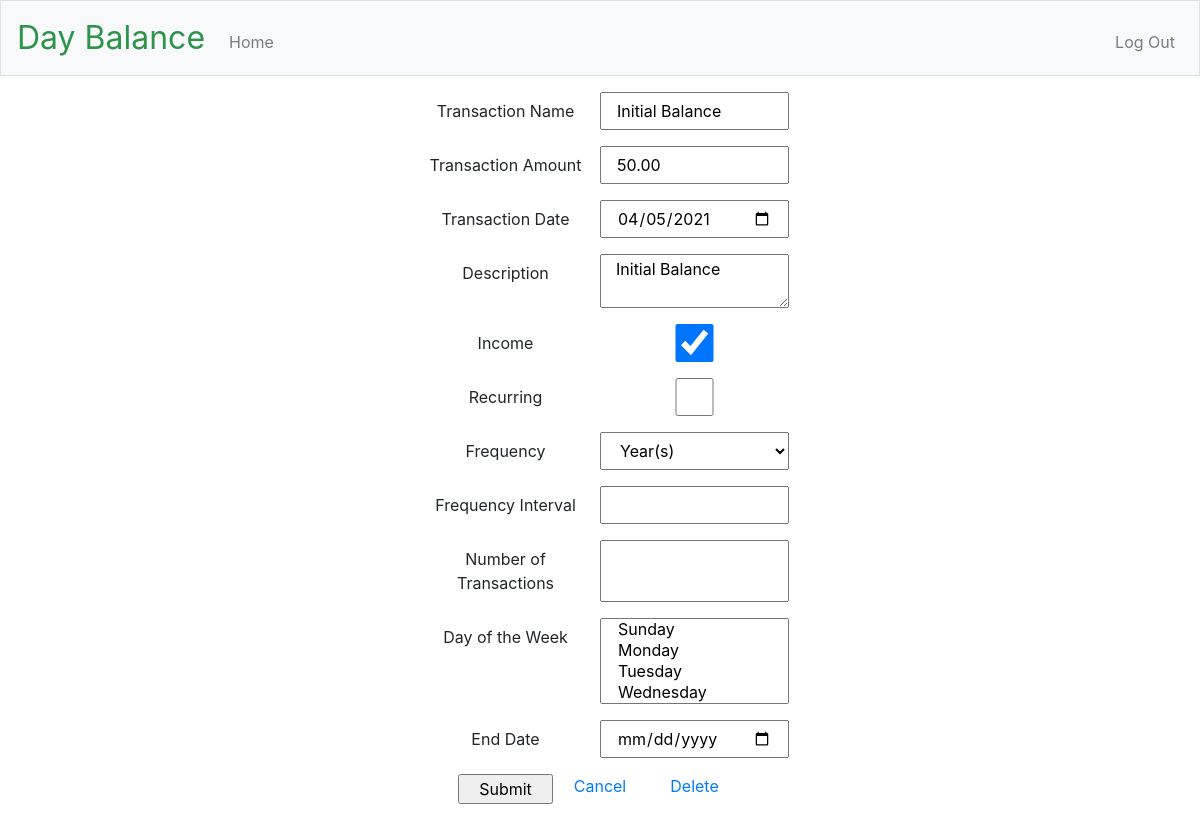
Page /edit/1 (signed in) on the earlier database version.
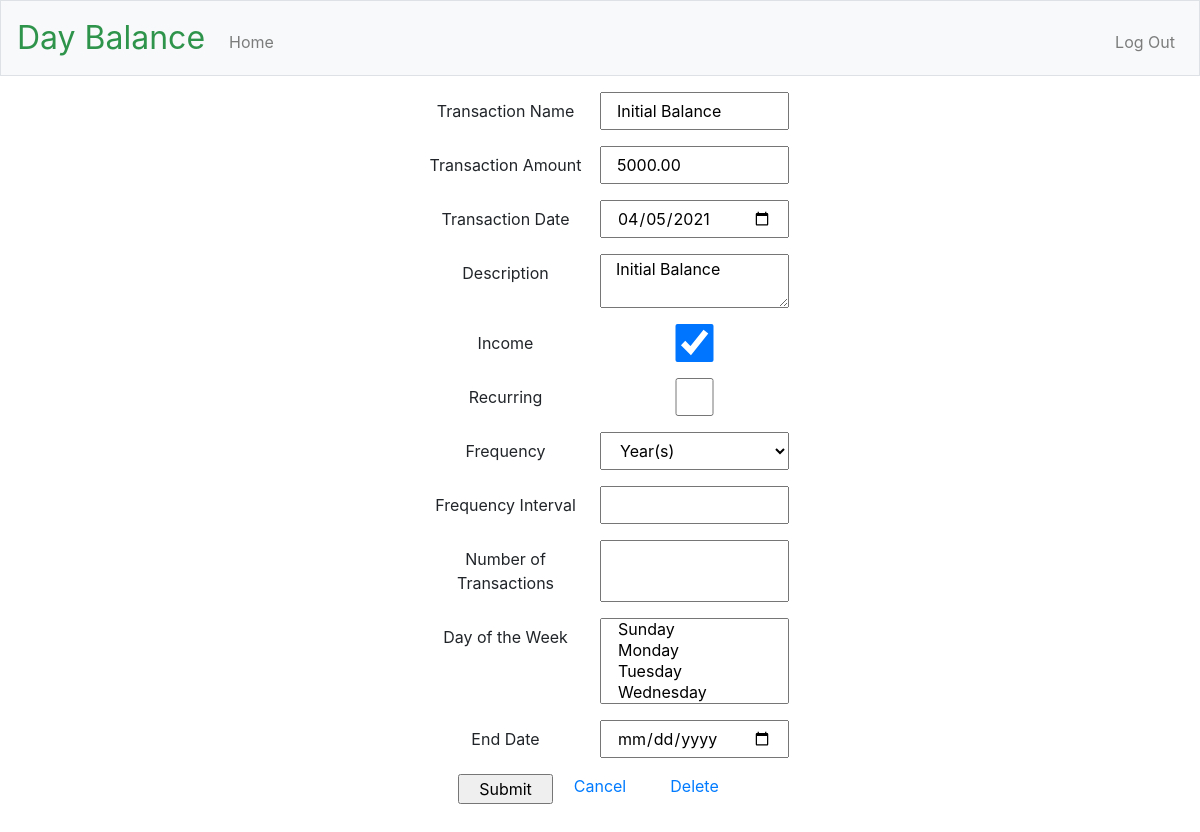
Same page on the later database version.
### app/models.py (models this page shows, shortened)
class Transaction(db.Model):
    id = db.Column(db.Integer, primary_key=True)
    title = db.Column(db.String(40), nullable=False)
    date = db.Column(db.Date, nullable=False)
    amount = db.Column(db.Integer, nullable=False)
    description = db.Column(db.String(200))
    income = db.Column(db.Boolean)
    is_recurring = db.Column(db.Boolean)
    freq = db.Column(db.String(8))  # DAILY, WEEKLY, MONTHLY, YEARLY
    interval = db.Column(db.Integer)
    day = {}
    day['mon'] = db.Column(db.Boolean)
    day['tue'] = db.Column(db.Boolean)
    day['wed'] = db.Column(db.Boolean)
    day['thu'] = db.Column(db.Boolean)
    day['fri'] = db.Column(db.Boolean)
    day['sat'] = db.Column(db.Boolean)
    day['sun'] = db.Column(db.Boolean)
    count = db.Column(db.Integer)  # number of occurrences (Cannot be used with until)
    until = db.Column(db.Date)                  # recurrence end date (Cannot be used with count)
    transaction_exceptions = db.relationship('TransactionException', backref='transaction', lazy='dynamic')
    user_id = db.Column(db.Integer, db.ForeignKey('user.id'), nullable=False)
    def return_amount(self):
        return (self.amount / 100)

### app/main/routes.py (the view)
@bp.route("/edit", methods=["GET", "POST"])
@bp.route("/edit/<int:transaction_id>", methods=["GET", "POST"])
@login_required
def edit_transaction(transaction_id):
    form = TransactionForm(request.form)
    edited_transaction = Transaction.query.filter_by(id=transaction_id).one()
    if request.method == 'POST' and form.validate():
        edited_transaction.title = form.title.data
        edited_transaction.date = form.date.data
        edited_transaction.description = form.description.data
        edited_transaction.income = form.income.data
        edited_transaction.is_recurring = form.is_recurring.data
        edited_transaction.freq = form.freq.data
        edited_transaction.interval = form.interval.data
        edited_transaction.count = form.count.data
        edited_transaction.until = form.until.data
        edited_transaction.set_amount(form.amount.data)
        if form.is_recurring.data:
            edited_transaction.set_byweekday(form.byweekday.data)
        db.session.commit()
        flash("Your changes have been saved.")
        return redirect(url_for("main.index"))
    elif request.method == 'GET':
        form.title.data = edited_transaction.title
        form.date.data = edited_transaction.date
        form.description.data= edited_transaction.description
        form.income.data = edited_transaction.income
        form.is_recurring.data = edited_transaction.is_recurring
        form.freq.data = edited_transaction.freq
        form.interval.data = edited_transaction.interval
        form.count.data = edited_transaction.count
        form.until.data = edited_transaction.until
        form.amount.data = edited_transaction.return_amount()
        if edited_transaction.is_recurring:
            form.byweekday.data = edited_transaction.return_byweekday()
    return render_template(
        "edit_transaction.html",
        title = "Edit Transaction",
        form = form,
        transaction_id = edited_transaction.id,
    )

### app/main/forms.py (shortened to what this page needs)
class TransactionForm(Form):
    title = StringField('Transaction Name', validators=[InputRequired()])
    date = DateField('Transaction Date', validators=[InputRequired()])
    amount = DecimalField('Transaction Amount', validators=[InputRequired()], places=2)
    description = TextAreaField('Description', validators=[Length(min=0, max=140)])
    income = BooleanField('Income')
    is_recurring = BooleanField('Recurring')
    freq = SelectField('Frequency', choices=[('YEARLY', 'Year(s)'), ('MONTHLY', 'Month(s)'), ('WEEKLY', 'Week(s)'), ('DAILY', 'Day(s)')], validators=[Optional()])
    interval = IntegerField('Frequency Interval', validators=[NumberRange(min=1, max=100), Optional()])
    byweekday = SelectMultipleField('Day of the Week', choices=[('sun', 'Sunday'), ('mon', 'Monday'), ('tue', 'Tuesday'), ('wed', 'Wednesday'), ('thu', 'Thursday'), ('fri', 'Friday'), ('sat', 'Saturday')], validators=[Optional()])
    count = IntegerField('Number of Transactions', validators=[NumberRange(min=1, max=100), Optional()])
    until = DateField('End Date', validators=[Optional()])
    submit = SubmitField('Submit')

### app/models.py (called while the page is built)
@login.user_loader
def load_user(id):
    return User.query.get(int(id))

### app/templates/edit_transaction.html (shortened to what this page needs)
{% extends "layout.html" %}
{% block main %}
    <form action="/edit/{{ transaction_id }}" method="POST">
        <div class="form-group row justify-content-center">
            {{ form.title.label(class="col-sm-2 col-form-label") }}
            {{ form.title(class="col-sm-2") }}
        </div>
        <div class="form-group row justify-content-center">
            {{ form.amount.label(class="col-sm-2 col-form-label") }}
            {{ form.amount(class="col-sm-2") }}
        </div>
        <div class="form-group row justify-content-center">
            {{ form.date.label(class="col-sm-2 col-form-label") }}
            {{ form.date(class="col-sm-2") }}
        </div>
        <div class="form-group row justify-content-center">
            {{ form.description.label(class="col-sm-2 col-form-label") }}
            {{ form.description(class="col-sm-2") }}
        </div>
        <div class="form-group row justify-content-center">
            {{ form.income.label(class="col-sm-2 col-form-label") }}
            {{ form.income(class="col-sm-2") }}
        </div>
        <div class="form-group row justify-content-center">
            {{ form.is_recurring.label(class="col-sm-2 col-form-label") }}
            {{ form.is_recurring(class="col-sm-2") }}
        </div>
        <div class="form-group row justify-content-center">
            {{ form.freq.label(class="col-sm-2 col-form-label") }}
            {{ form.freq(class="col-sm-2") }}
        </div>
        <div class="form-group row justify-content-center">
            {{ form.interval.label(class="col-sm-2 col-form-label") }}
            {{ form.interval(class="col-sm-2") }}
        </div>
        <div class="form-group row justify-content-center">
            {{ form.count.label(class="col-sm-2 col-form-label") }}
            {{ form.count(class="col-sm-2") }}
        </div>
        <div class="form-group row justify-content-center">
            {{ form.byweekday.label(class="col-sm-2 col-form-label") }}
            {{ form.byweekday(class="col-sm-2") }}
        </div>
        <div class="form-group row justify-content-center">
            {{ form.until.label(class="col-sm-2 col-form-label") }}
            {{ form.until(class="col-sm-2") }}
        </div>
        <div class="form-group row justify-content-center">
            {{ form.submit(class="col-1") }}
            <div class="col-1">
                <a href="{{ url_for('main.index') }}">Cancel</a>
            </div>
            <div class="col-1">
                <a href="{{ url_for('main.delete_transaction',transaction_id = transaction_id) }}">Delete</a>
            </div>
        </div>
    </form>
{% endblock %}

### app/templates/layout.html (shortened to what this page needs)
<!DOCTYPE html>
<html lang="en">
    <head>
        <link href="https://maxcdn.bootstrapcdn.com/bootstrap/4.1.3/css/bootstrap.min.css" rel="stylesheet">
        <link href="/static/styles.css" rel="stylesheet">
    </head>
    <body>
        <nav class="navbar navbar-expand-md navbar-light bg-light border">
            <a class="navbar-brand" href="/"><span class="green">Day Balance</span></a>
            <div class="collapse navbar-collapse" id="navbar">
                {% if current_user.is_anonymous %}
                <ul class="navbar-nav ml-auto mt-2">
                    <li class="nav-item"><a class="nav-link" href="{{ url_for('auth.register') }}">Register</a></li>
                    <li class="nav-item"><a class="nav-link" href="{{ url_for('auth.login') }}">Log In</a></li>
                </ul>
                {% else %}
                <ul class="navbar-nav mr-auto mt-2">
                    <li class="nav-item"><a class="nav-link" href="{{ url_for('main.index') }}">Home</a></li>
                </ul>
                <ul class="navbar-nav ml-auto mt-2">
                    <li class="nav-item"><a class="nav-link" href="{{ url_for('auth.logout') }}">Log Out</a></li>
                </ul>
            {% endif %}
            </div>
        </nav>
        <main class="container-fluid px-5 py-3">
            {% block main %}{% endblock %}
        </main>
    </body>
</html>

### app/static/styles.css (style rules this page uses)
nav .navbar-brand { font-size: xx-large; }
nav .navbar-brand .green { color: #2e944b; }
main { overflow-x: auto; text-align: center; }

Differences in the rows shown:
changed Transaction "Initial Balance": amount "50.00" → "5000.00"
